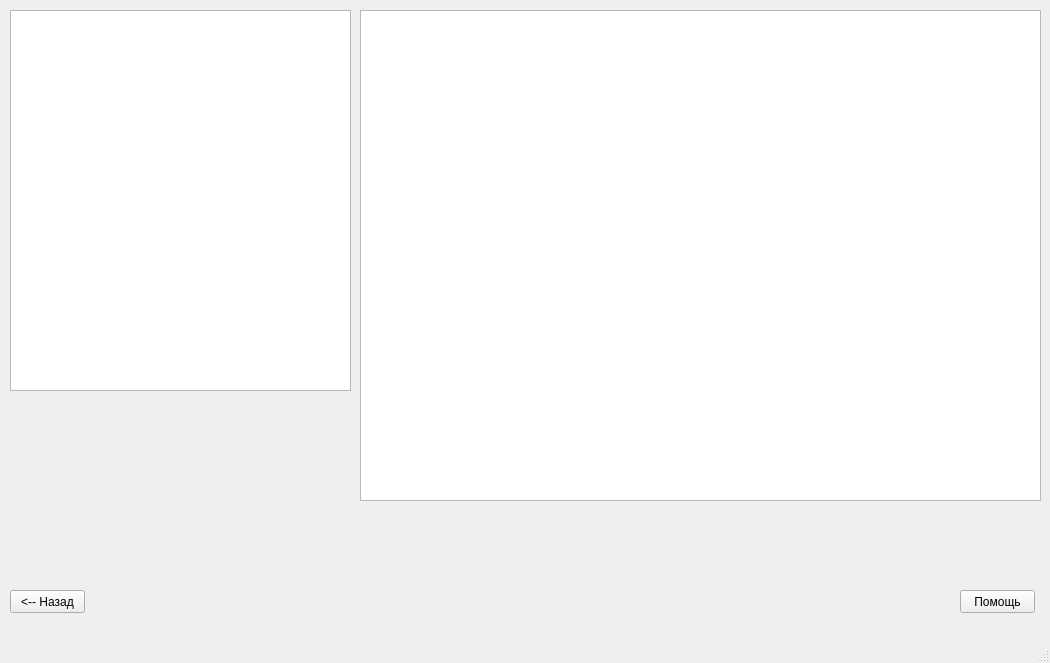
<?xml version="1.0" encoding="UTF-8"?>
<ui version="4.0">
 <class>MainWindow</class>
 <widget class="QMainWindow" name="MainWindow">
  <property name="geometry">
   <rect>
    <x>0</x>
    <y>0</y>
    <width>1050</width>
    <height>663</height>
   </rect>
  </property>
  <property name="windowTitle">
   <string>MainWindow</string>
  </property>
  <widget class="QWidget" name="centralwidget">
   <widget class="QTableWidget" name="tables">
    <property name="geometry">
     <rect>
      <x>360</x>
      <y>10</y>
      <width>681</width>
      <height>491</height>
     </rect>
    </property>
   </widget>
   <widget class="QGraphicsView" name="graphicsView">
    <property name="geometry">
     <rect>
      <x>10</x>
      <y>10</y>
      <width>341</width>
      <height>381</height>
     </rect>
    </property>
   </widget>
   <widget class="QPushButton" name="HelpButton">
    <property name="geometry">
     <rect>
      <x>960</x>
      <y>590</y>
      <width>75</width>
      <height>23</height>
     </rect>
    </property>
    <property name="text">
     <string>Помощь</string>
    </property>
   </widget>
   <widget class="QPushButton" name="pushButton">
    <property name="geometry">
     <rect>
      <x>10</x>
      <y>590</y>
      <width>75</width>
      <height>23</height>
     </rect>
    </property>
    <property name="text">
     <string>&lt;-- Назад</string>
    </property>
   </widget>
  </widget>
  <widget class="QMenuBar" name="menubar">
   <property name="geometry">
    <rect>
     <x>0</x>
     <y>0</y>
     <width>1050</width>
     <height>21</height>
    </rect>
   </property>
  </widget>
  <widget class="QStatusBar" name="statusbar"/>
 </widget>
 <resources/>
 <connections/>
</ui>
